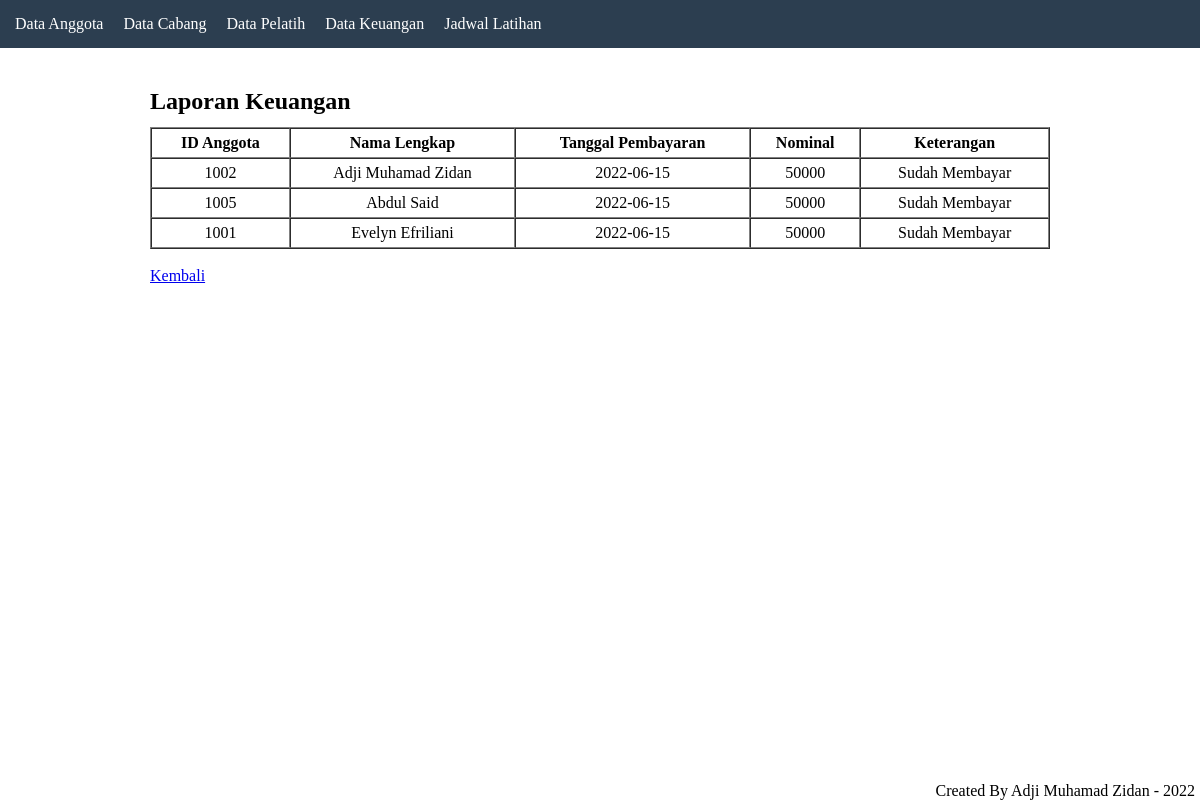
/laporan_keuangan.php, run on the app's committed database.
### tables this page shows
CREATE TABLE `dt_keuangan` (
  `ID_keuangan` int(10) NOT NULL,
  `Tanggal_Pembayaran` varchar(20) NOT NULL,
  `Nominal` int(100) NOT NULL,
  `Keterangan` varchar(100) NOT NULL,
  `ID_anggota` int(10) NOT NULL
);

CREATE TABLE `dt_anggota` (
  `ID_anggota` int(10) NOT NULL,
  `Nama_lengkap` varchar(100) NOT NULL,
  `Jenis_kelamin` varchar(15) NOT NULL,
  `Alamat` varchar(100) NOT NULL,
  `Sabuk` varchar(10) NOT NULL
);

### laporan_keuangan.php (the view, shortened to what this page needs)
<?php
	require 'config/koneksi_db.php';
	$show = "SELECT dt_anggota.ID_anggota, dt_anggota.Nama_lengkap, dt_keuangan.Tanggal_Pembayaran,dt_keuangan.Nominal,
	dt_keuangan.Keterangan FROM dt_anggota, dt_keuangan WHERE dt_anggota.ID_anggota = dt_keuangan.ID_anggota";
	$showData = mysqli_query($koneksi, $show);
?>
<!DOCTYPE html>
<html lang="en">
<head>
</head>
<body>
	<nav>
		<?php require 'modularitas/menu.php' ?>
	</nav>
	<main>
		<div class="container">
			<div class="tabel-data">
				<h2>Laporan Keuangan</h2>
				<table border="1" cellspacing="0">
					<tr>
						<th>ID Anggota</th>
						<th>Nama Lengkap</th>
						<th>Tanggal Pembayaran</th>
						<th>Nominal</th>
						<th>Keterangan</th>
					</tr>
					<?php while($data = mysqli_fetch_assoc($showData)) : ?>
						<tr>
							<td><?= $data['ID_anggota'];?></td>
							<td><?= $data['Nama_lengkap'];?></td>
							<td><?= $data['Tanggal_Pembayaran'];?></td>
							<td><?= $data['Nominal'];?></td>
							<td><?= $data['Keterangan'];?></td>
						</tr>
					<?php endwhile; ?>
				</table><br>
				<a href="keuangan.php">Kembali</a>
				<footer>
					<?php require 'modularitas/footer.php' ?>
				</footer>
			</div>
		</div>
	</main>
</body>
</html>

### laporan_keuangan.php (style rules this page uses)
main .container { display: flex; justify-content: center; position: fixed; width: 100%; height: 100%; }
.tabel-data { width: 75%; padding: 40px 20px; }
.tabel-data table { margin-top: 12px; width: 100%; text-align: center; }
.tabel-data table tr th, td { padding: 5px 8px; }

### modularitas/menu.php (style rules this page uses)
* { margin: 0; padding: 0; }
nav { background-color: #2c3e50; padding: 15px; }

### modularitas/footer.php (style rules this page uses)
* { margin: 0; padding: 0; }
footer { position: fixed; bottom: 0; right: 0; width: auto; }

### data on the page
dt_keuangan: ID_anggota.ID_anggota "1002", ID_anggota.Nama_lengkap "Adji Muhamad Zidan", Tanggal_Pembayaran "2022-06-15", Nominal "50000", Keterangan "Sudah Membayar"
dt_keuangan: ID_anggota.ID_anggota "1005", ID_anggota.Nama_lengkap "Abdul Said", Tanggal_Pembayaran "2022-06-15", Nominal "50000", Keterangan "Sudah Membayar"
dt_keuangan: ID_anggota.ID_anggota "1001", ID_anggota.Nama_lengkap "Evelyn Efriliani", Tanggal_Pembayaran "2022-06-15", Nominal "50000", Keterangan "Sudah Membayar"
